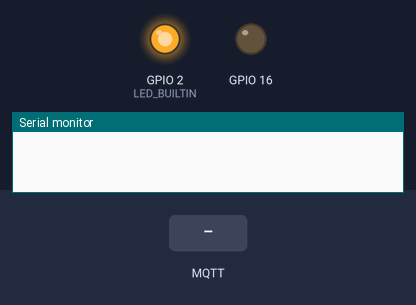
The sketch below on a simulated ESP32. Shown: output pins drawn as LEDs (lit = HIGH), the last lines printed to the serial monitor. The inputs (shaded band) are chosen by the test bench. WiFi joins after 1.5 s; servers stay silent unless stated; no MQTT or app messages arrive unless stated.

Above: at 3.0 s.
3.1 s: MQTT message "1" arrives on the first subscribed topic
At 3.4 s:
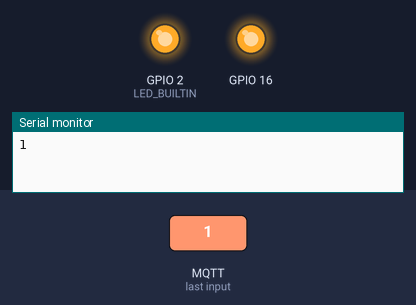
4.6 s: MQTT message "0" arrives on the first subscribed topic
At 5.8 s:
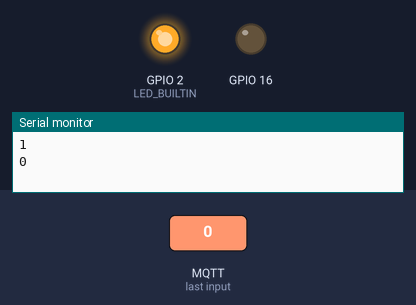
Timing chart, 0 to 7.6 s (numbered marks = the images above; inputs shaded):
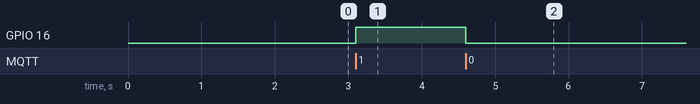

The sketch:

ch5_5.ino
```cpp
//Generated Date: Fri, 09 Aug 2024 06:32:44 GMT

String ReData = "";
#include <WiFi.h>
#include <PubSubClient.h>
#define MQTT_USER ""
#define MQTT_PASSWORD ""

char _lwifi_ssid[] = "你的WiF熱點帳號";
char _lwifi_pass[] = "你的WiFi熱點密碼";
const char* mqtt_server = "broker.mqttgo.io";
const unsigned int mqtt_port = 1883;
WiFiClient espClient;
PubSubClient mqtt_client(espClient);
String mqtt_data = "";

void mqtt_sendText(String topic, String text) {
    String clientId = "";
    if (mqtt_client.connect(clientId.c_str(), MQTT_USER, MQTT_PASSWORD)) {
      mqtt_client.publish(topic.c_str(), text.c_str());
    }
}

void reconnect() {
  while (!mqtt_client.connected()) {
    String mqtt_clientId = "";
    if (mqtt_client.connect(mqtt_clientId.c_str(), MQTT_USER, MQTT_PASSWORD)) {
      mqtt_client.subscribe("Jack/LED");
    } else {
      delay(5000);
    }
  }
}

void setup()
{
  Serial.begin(115200);

  pinMode(LED_BUILTIN, OUTPUT);
  randomSeed(micros());
  mqtt_client.setServer(mqtt_server,mqtt_port);
  mqtt_client.setCallback(callback);
  //mqtt_client.setBufferSize(1024);

  WiFi.disconnect();
  WiFi.softAPdisconnect(true);
  WiFi.mode(WIFI_STA);
  WiFi.begin(_lwifi_ssid, _lwifi_pass);
  while (WiFi.status() != WL_CONNECTED) { delay(500); }
  delay(300);
  digitalWrite(LED_BUILTIN, HIGH);
  pinMode(16, OUTPUT);
}

void loop()
{
  if (!mqtt_client.connected()) {
    reconnect();
  }
  mqtt_client.loop();
}

void callback(char* topic, byte* payload, unsigned int length) {
  mqtt_data = "";
  for (int ci = 0; ci < length; ci++) {
    char c = payload[ci];
    mqtt_data+=c;
  }
  if (String(topic)=="Jack/LED"&&mqtt_data!="[]") {
    ReData = mqtt_data;
    Serial.println(ReData);
    if (ReData == "1") {
      digitalWrite(16, 1);
    } else if (ReData == "0") {
      digitalWrite(16, 0);
    }
  }
}
```

Measured:
- after the input at 3.1 s, GPIO 16: LOW → HIGH at once
- after the input at 4.6 s, GPIO 16: HIGH → LOW at once
